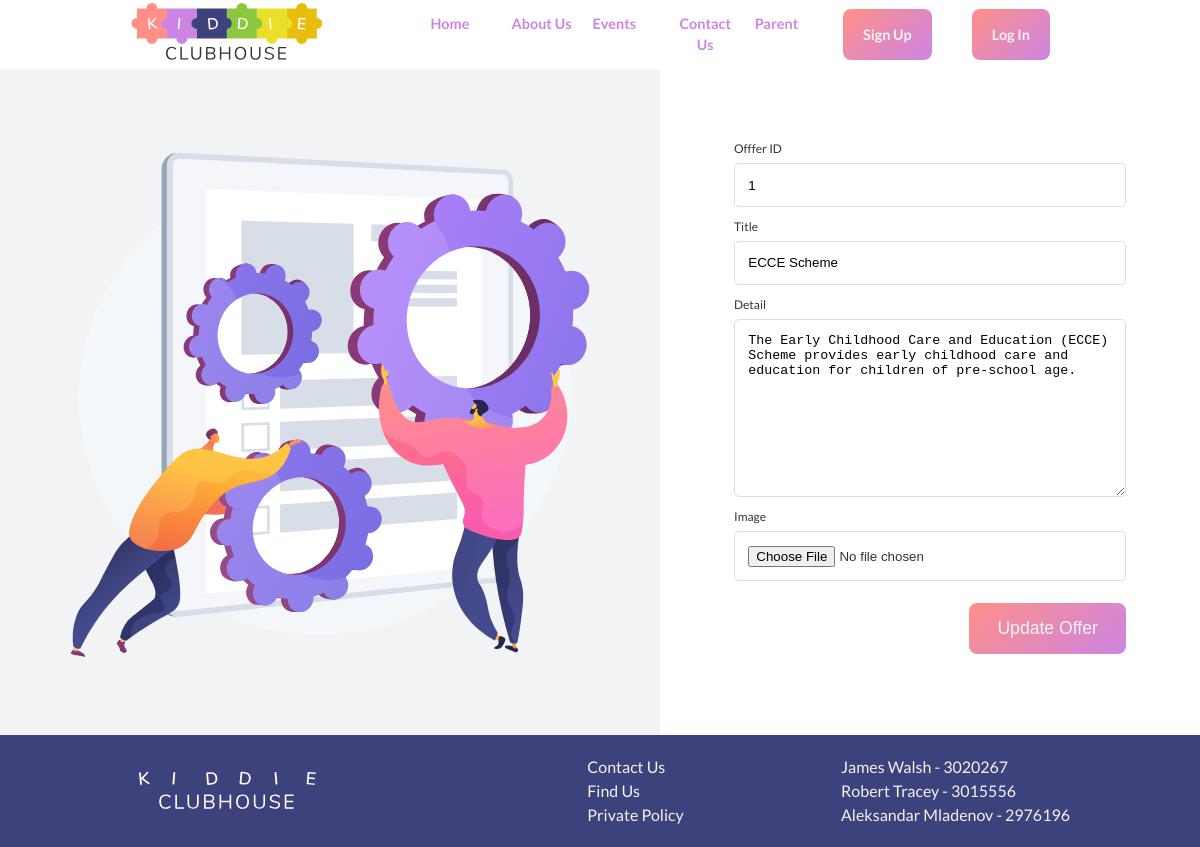
Screenshot of /offer-update-form.php?offerid=1 with the database file from the repository.
### tables this page shows
CREATE TABLE `menu` (
  `id` int(11) NOT NULL,
  `parentId` int(11) DEFAULT NULL,
  `title` varchar(100) DEFAULT NULL,
  `link` varchar(255) DEFAULT NULL,
  `accessLevel` int(11) DEFAULT NULL
);

CREATE TABLE `special_offer` (
  `offerId` int(11) NOT NULL,
  `offerTitle` varchar(100) DEFAULT NULL,
  `offerDetail` varchar(1000) DEFAULT NULL,
  `imagePath` varchar(1000) DEFAULT NULL
);

### offer-update-form.php (the view, shortened to what this page needs)
<!DOCTYPE html>
<html lang="en">
<head>
  <?php include 'header.php'; ?>
</head>
<body>
<?php
  if ($_SERVER['REQUEST_METHOD'] == "GET") {
      $offer = $_GET['offerid'];
      $query = "SELECT offerid, offertitle, offerdetail, imagepath FROM special_offer WHERE offerid = '$offer'";
      $result = @mysqli_query($db_connection, $query);
      $offer_detail = array();
      while ($row = mysqli_fetch_array($result)) {
        $offer_detail[] = array(
          'offerid' => $row['offerid'],
          'offertitle' => $row['offertitle'],
          'offerdetail' => $row['offerdetail'],
          'imagepath' => $row['imagepath']
        );
      }
      $offerid = $offer_detail[0]['offerid'];
      $offertitle = $offer_detail[0]['offertitle'];
      $offerdetail = $offer_detail[0]['offerdetail'];
    }
  ?>
<section class="day-details">
<div class="grid">
      <div class="left-content">
        <figure><img src="img/cog-01.svg" alt=""></figure>
      </div>
    <form enctype="multipart/form-data" method='post' action="" class="update-details-form">
        <label for="serviceid-update">Offfer ID</label>
        <input type="number" id="offerid-update" name="offerid-update" placeholder="" value="<?php echo $offerid; ?>" readonly>
        <label for="offertitle-update">Title</label>
        <input type="text" id="offertitle-update" name="offertitle-update" placeholder="" value="<?php echo $offertitle ?>">
        <label for="offerdetail-update">Detail</label>
        <textarea name="offerdetail-update" id="offerdetail-update" cols="30" rows="10"><?php if(isset($offerdetail)) { echo $offerdetail; } ?></textarea>
        <label for="imagepath-update">Image</label>
        <input type="file" name="imagepath-update" id="imagepath-update">
        <div class="flex">
          <button type="submit" class="btn btn-primary" >Update Offer</button>
        </div>
      </form>
  </div>
</section>
</body>
</html>

### header.php (shortened to what this page needs)
<!DOCTYPE html>
<html lang="en">
<head>
  <link rel="stylesheet" href="https://unpkg.com/aos@next/dist/aos.css" />
  <link rel="stylesheet" href="https://cdnjs.cloudflare.com/ajax/libs/font-awesome/5.15.2/css/all.min.css"
 />
  <link rel="stylesheet" href="css/utilities.css">
  <link rel="stylesheet" href="css/style.css">
</head>
<body>
  <div class="menu-area">
    <div class="container flex">
      <figure><img class="logo" src="img/logo-01.svg" alt=""></figure>
      <?php
        require ('scripts/connect.php');
        if (isset($_SESSION['user_id'])) {
          $accesslevel = $_SESSION['accesslevel'];
        } else {
          $accesslevel = 3;
        }
        $query = "SELECT id, parentid, title, link, accesslevel FROM menu WHERE accesslevel >= '$accesslevel' ORDER BY parentid, id";
        $result = @mysqli_query($db_connection, $query);
        $menu = array();
        while ($row = mysqli_fetch_array($result)) {
          $menu[] = array(
            'id' => $row['id'],
            'parentid' => $row['parentid'],
            'title' => $row['title'],
            'link' => $row['link'],
            'accesslevel' => $row['accesslevel']
          );
        }
        ?>
        <ul>
          <?php
            for ($row = 0; $row < sizeof($menu); $row++) {
              if ($menu[$row]['parentid'] == 0) {
              ?>
              <li><a href="<?php echo $menu[$row]['link']; ?>"><?php echo $menu[$row]['title']; ?></a>
              <?php
              for ($sub = 0; $sub < sizeof($menu); $sub++) {
                if ($menu[$sub]['parentid'] == $menu[$row]['id']) {
                  ?>
                  <li><a href="<?php echo $menu[$sub]['link']; ?>"><?php echo $menu[$sub]['title']; ?></a></li>
                  <?php
                } else { echo '</li>  '; }
              }
              ?>
              </ul>
              <?php
              }
            }
          ?>
      <div class="nav-buttons">
        <?php if(isset($_SESSION['user_id'])) {
          ?>
          <a class="btn btn-primary" href="scripts/logout.php">Log Out</a>
          <?php
        } else {
          ?>
          <a class="btn btn-primary" href="sign-up-form.php">Sign Up</a>
          <a class="btn btn-primary" href="login-form.php">Log In</a>
          <?php
        }
        ?>
      </div>
    </div>
  </div>
</body>
</html>

### css/utilities.css (style rules this page uses)
:root { --color-primary: #ff8f87; --color-secondary: #cd85e4; --color-tertiary: #3d427d; --color-grey: #d8dee8; --color-grey-light: #f1f3f5; --color-grey-dark: #c2c8d1; --color-grey-darkest: #333; --heading-font: "Nunito", sans-serif; --body-font: "Lato", sans-serif; }
.container { max-width: 85%; margin: 0 auto; overflow: hideen; padding: 0 2.5em; }
.flex { display: flex; justify-content: center; align-items: center; height: 100%; }
.grid { height: 100%; display: grid; grid-template-columns: repeat(2, 1fr); grid-gap: 20px; justify-content: center; align-items: center; }
.btn { outline: none; border: none; font-size: 1.1em; padding: 15px 20px; border-radius: 8px; cursor: pointer; color: var(--color-grey-light); }
.btn-primary { background: rgb(255, 143, 135); background: linear-gradient( 138deg, rgba(255, 143, 135, 1) 0%, rgba(205, 133, 228, 1) 100% ); }
.sign-up-form, .log-in-form, .add-details-form, .del-details-form, .update-details-form { padding: 1em; display: flex; flex-direction: column; justify-content: center; }
.sign-up-form input, .sign-up-form textarea, .log-in-form input, .add-details-form input, .add-details-form textarea, .del-details-form input, .del-details-form textarea, .update-details-form input, .update-details-form textarea, .contact-form input, .contact-form textarea { padding: 1em; margin: 5px 0; border: 1px solid var(--color-grey); border-radius: 5px; }
.sign-up-form label, .log-in-form label, .add-details-form label, .del-details-form label, .update-details-form label, .contact-form label { margin-top: 0.5em; font-size: 0.75em; }
.sign-up-form .btn-primary, .log-in-form .btn-primary, .add-details-form .btn-primary, .del-details-form .btn-primary, .update-details-form .btn-primary { margin-top: 1em; width: 40%; }
.menu-area a { display: flex; align-items: center; justify-content: space-between; color: red; }
.menu-area .logo { width: 150%; }
.menu-area a { padding: 0.625em; font-weight: 700; font-size: 0.9em; color: var(--color-secondary); }
.menu-area ul { display: flex; justify-content: center; width: 100%; }
.menu-area ul li { position: relative; left: 40%; width: 100%; text-align: center; }
.menu-area .nav-buttons { width: 100%; display: flex; justify-content: flex-end; }
.nav-buttons .btn { margin: 0 20px; padding: 15px 20px; color: var(--color-grey-light); }
.left-content { height: 100%; width: 100%; background-color: var(--color-grey-light); }
.sign-up .grid, .login .grid, .day-details .grid { grid-gap: 0; height: 100%; grid-template-columns: 55% 45%; overflow: hidden; }
.sign-up .sign-up-form-card, .login .login-form-card, .update-details-form { margin: 0 auto; width: 80%; padding: 20px; }
.sign-up-form .flex, .login .flex, .day-details .flex, .contact-form .flex { flex-direction: row; justify-content: flex-end; }
.day-details .btn { margin-bottom: 15px; }

### css/style.css (style rules this page uses)
* { padding: 0; margin: 0; box-sizing: border-box; }
html { scroll-behavior: smooth; }
body { font-family: var(--body-font); line-height: 1.5; color: var(--color-grey-darkest); }
ul { list-style-type: none; }
a { text-decoration: none; }
img { width: 100%; }
.footer { background-color: var(--color-tertiary); padding: 1.25em 0; color: var(--color-grey-light); }
.footer .flex { flex-direction: row; justify-content: space-between; }
.footer .logo { width: 65%; }

### rows the page displays
menu: title "Home"
menu: title "About Us"
menu: title "Events"
menu: title "Contact Us"
menu: title "Parent"
special_offer: offerid-update "1", offertitle-update "ECCE Scheme", offerdetail-update "The Early Childhood Care and Education (ECCE) Scheme provides early childhood care and education for children of pre-school age."
